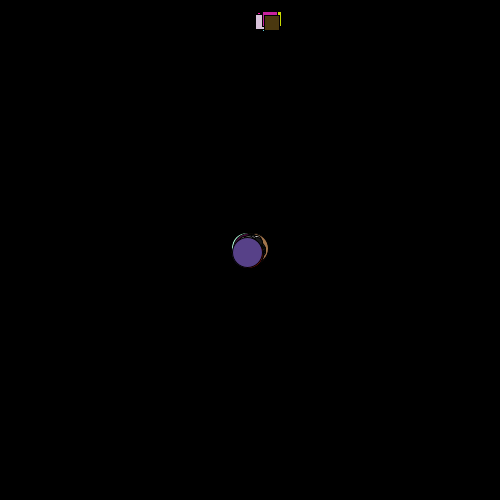
Frame 1 (no input)
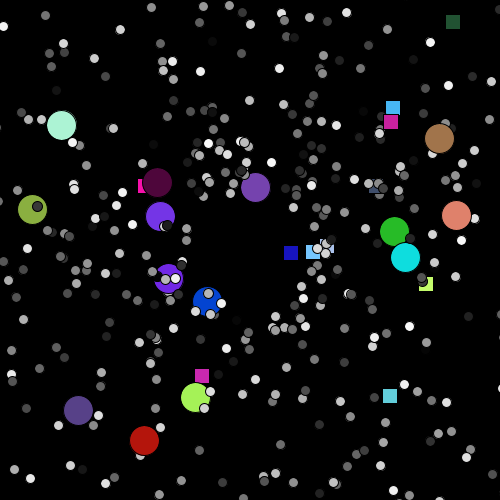
Frame 60 (the mouse pressed at the canvas centre just before this capture)
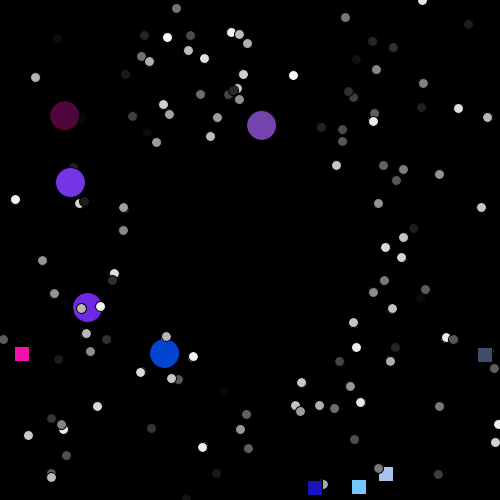
Frame 120 (the mouse held since frame 60 and released just before this capture)

The Processing sketch that drew these frames (run headless with seeded random() and noise(); from frame 60 on, the mouse is pressed at the canvas centre):

// Processing sketch: Space
// ── Space.pde
 Normal[] particle;
 Oddball square;
 Jumbo bigBall;

void setup() {
  size(500, 500); 
  particle = makeParticles(1000);
  square = new Oddball();
  bigBall = new Jumbo();
}


void draw() {
  fill(255);
  background(0);
  for(Normal particles : particle){
    particles.move();
    particles.show();
  }
  square.move();
  square.show();
  
  bigBall.move();
  bigBall.show();
}

Normal[] makeParticles(int num){
   Normal particle[] = new Normal[num];
   for(int i = 0; i < particle.length; i++){
     particle[i] = new Normal();
     if(i % 75 == 0){
       particle[i] = new Oddball();
     }else if(i % 60 == 0){
       particle[i] = new Jumbo();
     }
   }
   
   return particle;
 }
 
 

// ── Jumbo.pde
public class Jumbo extends Normal {
  double xpos;
  double ypos;
  int red;
  int green;
  int blue;
  double angle;
  double speed;
  
  Jumbo(){
    xpos = 0;
    ypos = 0;
    red = (int)(Math.random()*255)+1;
    green = (int)(Math.random()*255)+1;
    blue = (int)(Math.random()*255)+1;
    angle = Math.random()*(PI*2);
    speed = (Math.random()*3)+1;
  }
  void move(){
    xpos = xpos + Math.cos(angle)*speed;
    ypos = ypos + Math.sin(angle)*speed;
  }
  void show(){
    stroke(0);
    fill(red,green,blue);
    double w = width/2;
    double h = height/2;
    ellipse((float)(w+xpos), (float)(h+ypos), 30, 30);
  }
}

// ── Normal.pde
public class Normal {
  double xpos;
  double ypos;
  int shade;
  double angle;
  double speed;
  
  Normal(){
    xpos = 0;
    ypos = 0;
    shade = (int)(Math.random()*250)+1;
    angle = Math.random()*(PI*2);
    speed = (Math.random()*10)+1;
  }
  void move(){
    xpos = xpos + Math.cos(angle)*speed;
    ypos = ypos + Math.sin(angle)*speed;
  }
  void show(){
    stroke(0);
    fill(shade);
    double w = width/2;
    double h = height/2;
    ellipse((float)(w+xpos), (float)(h+ypos), 10, 10);
  }
}

// ── Oddball.pde
public class Oddball extends Normal {
  int red;
  int green;
  int blue;
  Oddball(){
    xpos = 10;
    ypos = 10;
    red = (int)(Math.random()*255)+1;
    green = (int)(Math.random()*255)+1;
    blue = (int)(Math.random()*255)+1;
    while(angle > PI){
      angle = Math.random()*(2*PI);
    }
    speed = (Math.random()*5)+2;
  }
  void move(){
    xpos += Math.cos(angle)*speed;
    ypos += Math.sin(angle)*speed;
  }
  void show(){
    stroke(0);
    fill(red, green, blue);
    double w = width/2;
    rect((float)(w+xpos), (float)(ypos), 15, 15);
    
  }
}
